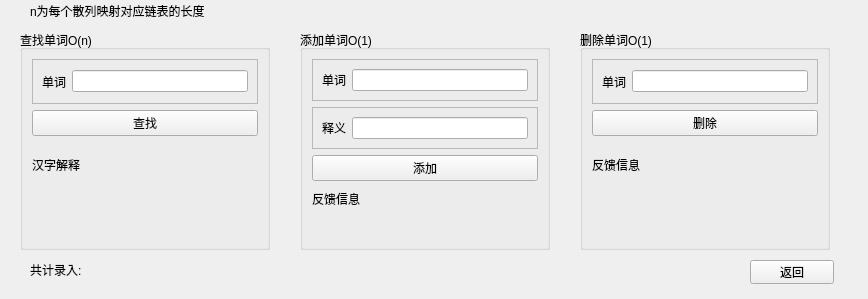
<?xml version="1.0" encoding="UTF-8"?>
<ui version="4.0">
 <class>Form2</class>
 <widget class="QWidget" name="Form2">
  <property name="geometry">
   <rect>
    <x>0</x>
    <y>0</y>
    <width>868</width>
    <height>299</height>
   </rect>
  </property>
  <property name="windowTitle">
   <string>英汉字典散列表</string>
  </property>
  <widget class="QLabel" name="label_11">
   <property name="geometry">
    <rect>
     <x>30</x>
     <y>260</y>
     <width>71</width>
     <height>20</height>
    </rect>
   </property>
   <property name="text">
    <string>共计录入:</string>
   </property>
  </widget>
  <widget class="QGroupBox" name="groupBox_2">
   <property name="geometry">
    <rect>
     <x>300</x>
     <y>30</y>
     <width>250</width>
     <height>220</height>
    </rect>
   </property>
   <property name="title">
    <string>添加单词O(1)</string>
   </property>
   <layout class="QVBoxLayout" name="verticalLayout_2">
    <item>
     <widget class="QFrame" name="frame_2">
      <property name="frameShape">
       <enum>QFrame::StyledPanel</enum>
      </property>
      <property name="frameShadow">
       <enum>QFrame::Raised</enum>
      </property>
      <layout class="QHBoxLayout" name="horizontalLayout_2">
       <item>
        <widget class="QLabel" name="label_8">
         <property name="text">
          <string>单词</string>
         </property>
        </widget>
       </item>
       <item>
        <widget class="QLineEdit" name="lineEdit_2"/>
       </item>
      </layout>
     </widget>
    </item>
    <item>
     <widget class="QFrame" name="frame_3">
      <property name="frameShape">
       <enum>QFrame::StyledPanel</enum>
      </property>
      <property name="frameShadow">
       <enum>QFrame::Raised</enum>
      </property>
      <layout class="QHBoxLayout" name="horizontalLayout_3">
       <item>
        <widget class="QLabel" name="label_9">
         <property name="text">
          <string>释义</string>
         </property>
        </widget>
       </item>
       <item>
        <widget class="QLineEdit" name="lineEdit_4"/>
       </item>
      </layout>
     </widget>
    </item>
    <item>
     <widget class="QPushButton" name="pushButton_2">
      <property name="text">
       <string>添加</string>
      </property>
     </widget>
    </item>
    <item>
     <widget class="QLabel" name="label">
      <property name="text">
       <string>反馈信息</string>
      </property>
     </widget>
    </item>
    <item>
     <widget class="QLabel" name="label_4">
      <property name="text">
       <string/>
      </property>
     </widget>
    </item>
   </layout>
  </widget>
  <widget class="QGroupBox" name="groupBox_3">
   <property name="geometry">
    <rect>
     <x>580</x>
     <y>30</y>
     <width>250</width>
     <height>220</height>
    </rect>
   </property>
   <property name="title">
    <string>删除单词O(1)</string>
   </property>
   <layout class="QVBoxLayout" name="verticalLayout_3">
    <item>
     <widget class="QFrame" name="frame_4">
      <property name="frameShape">
       <enum>QFrame::StyledPanel</enum>
      </property>
      <property name="frameShadow">
       <enum>QFrame::Raised</enum>
      </property>
      <layout class="QHBoxLayout" name="horizontalLayout_4">
       <item>
        <widget class="QLabel" name="label_10">
         <property name="text">
          <string>单词</string>
         </property>
        </widget>
       </item>
       <item>
        <widget class="QLineEdit" name="lineEdit_3"/>
       </item>
      </layout>
     </widget>
    </item>
    <item>
     <widget class="QPushButton" name="pushButton_3">
      <property name="text">
       <string>删除</string>
      </property>
     </widget>
    </item>
    <item>
     <widget class="QLabel" name="label_5">
      <property name="text">
       <string>反馈信息</string>
      </property>
     </widget>
    </item>
    <item>
     <widget class="QLabel" name="label_6">
      <property name="text">
       <string/>
      </property>
     </widget>
    </item>
   </layout>
  </widget>
  <widget class="QGroupBox" name="groupBox">
   <property name="geometry">
    <rect>
     <x>20</x>
     <y>30</y>
     <width>250</width>
     <height>220</height>
    </rect>
   </property>
   <property name="title">
    <string>查找单词O(n)</string>
   </property>
   <layout class="QVBoxLayout" name="verticalLayout">
    <item>
     <widget class="QFrame" name="frame">
      <property name="frameShape">
       <enum>QFrame::StyledPanel</enum>
      </property>
      <property name="frameShadow">
       <enum>QFrame::Raised</enum>
      </property>
      <layout class="QHBoxLayout" name="horizontalLayout">
       <item>
        <widget class="QLabel" name="label_7">
         <property name="text">
          <string>单词</string>
         </property>
        </widget>
       </item>
       <item>
        <widget class="QLineEdit" name="lineEdit"/>
       </item>
      </layout>
     </widget>
    </item>
    <item>
     <widget class="QPushButton" name="pushButton">
      <property name="text">
       <string>查找</string>
      </property>
     </widget>
    </item>
    <item>
     <widget class="QLabel" name="label_2">
      <property name="text">
       <string>汉字解释</string>
      </property>
     </widget>
    </item>
    <item>
     <widget class="QLabel" name="label_3">
      <property name="text">
       <string/>
      </property>
     </widget>
    </item>
   </layout>
  </widget>
  <widget class="QLabel" name="label_12">
   <property name="geometry">
    <rect>
     <x>110</x>
     <y>260</y>
     <width>68</width>
     <height>15</height>
    </rect>
   </property>
   <property name="text">
    <string/>
   </property>
  </widget>
  <widget class="QPushButton" name="pushButton_4">
   <property name="geometry">
    <rect>
     <x>750</x>
     <y>260</y>
     <width>84</width>
     <height>24</height>
    </rect>
   </property>
   <property name="text">
    <string>返回</string>
   </property>
  </widget>
  <widget class="QLabel" name="label_13">
   <property name="geometry">
    <rect>
     <x>30</x>
     <y>0</y>
     <width>231</width>
     <height>21</height>
    </rect>
   </property>
   <property name="text">
    <string>n为每个散列映射对应链表的长度</string>
   </property>
  </widget>
 </widget>
 <resources/>
 <connections/>
</ui>
